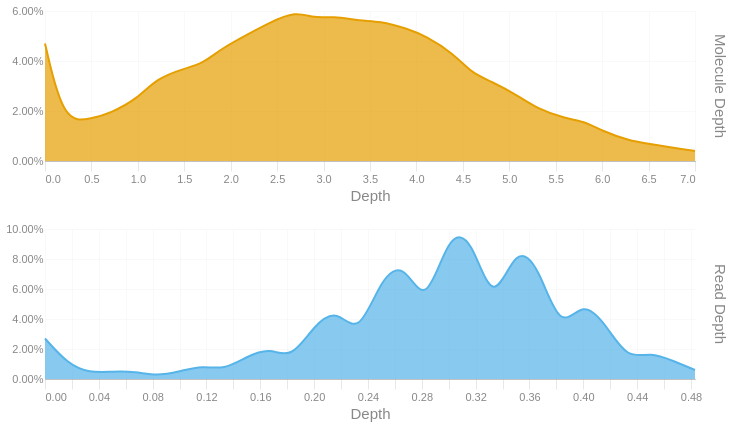

Source (notebook cell):
### Code cell
readdep = depth_hist(tb['Read Depth'], q99, 3)
readdep = readdep.with_columns(pl.lit('Read Depth').alias('Metric'))
if not SKIPLR:
    moldep = depth_hist(tb['Molecule Depth'], mol_q99, 1)
    moldep = moldep.with_columns(pl.lit('Molecule Depth').alias('Metric'))
    _hist = pl.concat([readdep, moldep])
    _hist = _hist.filter(pl.col('Proportion') != 0)
    with SafeRender(_hist):
        (
            alt.Chart(_hist)        
            .mark_area(interpolate = "basis")
            .encode(
                x=alt.X('Bin:Q').scale(domainMin=0).axis(alt.Axis(title='Depth')),
                y = alt.Y('Proportion:Q', title = None).axis(format = '.2%'),
                color = alt.Color('Metric:N').legend(None),
                row = alt.Row("Metric:N").header(title = None, labelOrient = 'right'),
                tooltip = [
                    alt.Tooltip("Metric:N", title = "Metric"),
                    alt.Tooltip('Interval:N', title = "Depth Interval"),
                    alt.Tooltip('Proportion:Q', title = "% Alignments").format('.2%')
                ]
            )
            .resolve_scale(x='independent', y='independent')
            .properties(
                height = 150, width = 650,
                usermeta={'embedOptions': {'downloadFileName': f'{samplename}.depth.hist'}}
            )
        ).display()
else:
    readdep = readdep.filter(pl.col('Proportion') != 0)
    with SafeRender(readdep):
        (
            alt.Chart(readdep)        
            .mark_area(interpolate = "basis")
            .encode(
                x=alt.X('Bin:Q').scale(domainMin=0).axis(alt.Axis(title='Depth')),
                y = alt.Y('Proportion:Q', title = None).axis(format = '.2%'),
                tooltip = [
                    alt.Tooltip('Interval:N', title = "Depth Interval"),
                    alt.Tooltip('Proportion:Q', title = "% Alignments").format('.2%')
                ]
            )
            .properties(
                usermeta={'embedOptions': {'downloadFileName': f'{samplename}.depth.hist'}}
            )
        ).display()

### Figure 1 — Vega-Lite specification as saved in the notebook (floating-point values rounded to 4 significant figures)
{"width": 650, "height": 150, "config": {"title": {"anchor": "start", "dy": -15, "fontSize": 18, "color": "#888888", "subtitleColor": "#888888", "subtitleFontSize": 14}, "arc": {"fill": "#0072B2"}, "axis": {"domainColor": "#888888", "domainWidth": 0.5, "gridWidth": 0.2, "grid": false, "titleFontWeight": 400, "titleFontSize": 15, "labelFontSize": 11, "labelColor": "#888888", "tickColor": "#888888", "tickWidth": 0.2, "titleColor": "#888888"}, "axisBand": {"grid": false}, "axisX": {"grid": true, "tickSize": 10, "domainCap": "round"}, "axisY": {"domain": false, "grid": true, "tickSize": 0, "domainCap": "round"}, "background": "transparent", "header": {"labelFontSize": 15, "labelColor": "#888888", "titleFontSize": 15, "titleFontWeight": 600, "titleColor": "#888888"}, "legend": {"labelFont": "sans-serif", "labelFontSize": 12, "labelColor": "#888888", "symbolSize": 100, "symbolType": "circle", "titleFontSize": 12, "titlePadding": 10, "titleColor": "#888888", "title": null}, "range": {"category": ["#E69F00", "#56B4E9", "#009E73", "#F0E442", "#0072B2", "#D55E00", "#CC79A7", "#000000"], "diverging": ["#cfe8f3", "#a2d4ec", "#73bfe2", "#46abdb", "#1696d2", "#12719e"]}, "area": {"fill": "#0072B2", "fillOpacity": 0.7, "line": true, "strokeOpacity": 0.7}, "line": {"color": "#0072B2", "stroke": "#0072B2", "strokeWidth": 2}, "trail": {"color": "#0072B2", "stroke": "#0072B2", "strokeWidth": 0, "size": 1}, "point": {"filled": true, "fillOpacity": 1.0, "size": 95}, "text": {"color": "#888888", "fontSize": 11, "align": "right", "fontWeight": 400, "size": 11}, "bar": {"fill": "#0072B2", "stroke": null}, "view": {"stroke": null, "continuousWidth": 660, "continuousHeight": 400}}, "data": {"name": "data-a0e1095bd4b79ccc371c2de7bf8a59c8"}, "mark": {"type": "area", "interpolate": "basis"}, "encoding": {"color": {"field": "Metric", "legend": null, "type": "nominal"}, "row": {"field": "Metric", "header": {"title": null, "labelOrient": "right"}, "type": "nominal"}, "tooltip": [{"field": "Metric", "title": "Metric", "type": "nominal"}, {"field": "Interval", "title": "Depth Interval", "type": "nominal"}, {"field": "Proportion", "format": ".2%", "title": "% Alignments", "type": "quantitative"}], "x": {"axis": {"title": "Depth"}, "field": "Bin", "scale": {"domainMin": 0}, "type": "quantitative"}, "y": {"axis": {"format": ".2%"}, "field": "Proportion", "title": null, "type": "quantitative"}}, "resolve": {"scale": {"x": "independent", "y": "independent"}}, "usermeta": {"embedOptions": {"downloadFileName": "S5_Hudson_1182.depth.hist"}}, "$schema": "https://vega.github.io/schema/vega-lite/v6.1.0.json", "datasets": {"data-a0e1095bd4b79ccc371c2de7bf8a59c8": [{"Bin": 0.0, "Interval": "0.0-0.017", "Proportion": 0.027, "Metric": "Read Depth"}, {"Bin": 0.017, "Interval": "0.017-0.033", "Proportion": 0.01, "Metric": "Read Depth"}, {"Bin": 0.033, "Interval": "0.033-0.05", "Proportion": 0.004, "Metric": "Read Depth"}, {"Bin": 0.05, "Interval": "0.05-0.067", "Proportion": 0.005, "Metric": "Read Depth"}, {"Bin": 0.067, "Interval": "0.067-0.083", "Proportion": 0.005, "Metric": "Read Depth"}, {"Bin": 0.083, "Interval": "0.083-0.1", "Proportion": 0.002, "Metric": "Read Depth"}, {"Bin": 0.1, "Interval": "0.1-0.117", "Proportion": 0.005, "Metric": "Read Depth"}, {"Bin": 0.117, "Interval": "0.117-0.133", "Proportion": 0.009, "Metric": "Read Depth"}, {"Bin": 0.133, "Interval": "0.133-0.15", "Proportion": 0.006, "Metric": "Read Depth"}, {"Bin": 0.15, "Interval": "0.15-0.167", "Proportion": 0.015, "Metric": "Read Depth"}, {"Bin": 0.167, "Interval": "0.167-0.183", "Proportion": 0.021, "Metric": "Read Depth"}, {"Bin": 0.183, "Interval": "0.183-0.2", "Proportion": 0.013, "Metric": "Read Depth"}, {"Bin": 0.2, "Interval": "0.2-0.217", "Proportion": 0.036, "Metric": "Read Depth"}, {"Bin": 0.217, "Interval": "0.217-0.233", "Proportion": 0.047, "Metric": "Read Depth"}, {"Bin": 0.233, "Interval": "0.233-0.25", "Proportion": 0.028, "Metric": "Read Depth"}, {"Bin": 0.25, "Interval": "0.25-0.267", "Proportion": 0.068, "Metric": "Read Depth"}, {"Bin": 0.267, "Interval": "0.267-0.283", "Proportion": 0.078, "Metric": "Read Depth"}, {"Bin": 0.283, "Interval": "0.283-0.3", "Proportion": 0.046, "Metric": "Read Depth"}, {"Bin": 0.3, "Interval": "0.3-0.317", "Proportion": 0.098, "Metric": "Read Depth"}, {"Bin": 0.317, "Interval": "0.317-0.333", "Proportion": 0.095, "Metric": "Read Depth"}, {"Bin": 0.333, "Interval": "0.333-0.35", "Proportion": 0.046, "Metric": "Read Depth"}, {"Bin": 0.35, "Interval": "0.35-0.367", "Proportion": 0.09, "Metric": "Read Depth"}, {"Bin": 0.367, "Interval": "0.367-0.383", "Proportion": 0.075, "Metric": "Read Depth"}, {"Bin": 0.383, "Interval": "0.383-0.4", "Proportion": 0.031, "Metric": "Read Depth"}, {"Bin": 0.4, "Interval": "0.4-0.417", "Proportion": 0.053, "Metric": "Read Depth"}, {"Bin": 0.417, "Interval": "0.417-0.433", "Proportion": 0.036, "Metric": "Read Depth"}, {"Bin": 0.433, "Interval": "0.433-0.45", "Proportion": 0.013, "Metric": "Read Depth"}, {"Bin": 0.45, "Interval": "0.45-0.467", "Proportion": 0.018, "Metric": "Read Depth"}, {"Bin": 0.467, "Interval": "0.467-0.483", "Proportion": 0.012, "Metric": "Read Depth"}, {"Bin": 0.483, "Interval": "0.483-0.5", "Proportion": 0.006, "Metric": "Read Depth"}, {"Bin": 0.0, "Interval": "0.0-0.2", "Proportion": 0.047, "Metric": "Molecule Depth"}, {"Bin": 0.2, "Interval": "0.2-0.5", "Proportion": 0.015, "Metric": "Molecule Depth"}, {"Bin": 0.5, "Interval": "0.5-0.7", "Proportion": 0.017, "Metric": "Molecule Depth"}, {"Bin": 0.7, "Interval": "0.7-1.0", "Proportion": 0.019, "Metric": "Molecule Depth"}, {"Bin": 1.0, "Interval": "1.0-1.2", "Proportion": 0.025, "Metric": "Molecule Depth"}, {"Bin": 1.2, "Interval": "1.2-1.5", "Proportion": 0.033, "Metric": "Molecule Depth"}, {"Bin": 1.5, "Interval": "1.5-1.7", "Proportion": 0.037, "Metric": "Molecule Depth"}, {"Bin": 1.7, "Interval": "1.7-1.9", "Proportion": 0.039, "Metric": "Molecule Depth"}, {"Bin": 1.9, "Interval": "1.9-2.2", "Proportion": 0.045, "Metric": "Molecule Depth"}, {"Bin": 2.2, "Interval": "2.2-2.4", "Proportion": 0.051, "Metric": "Molecule Depth"}, {"Bin": 2.4, "Interval": "2.4-2.7", "Proportion": 0.055, "Metric": "Molecule Depth"}, {"Bin": 2.7, "Interval": "2.7-2.9", "Proportion": 0.06, "Metric": "Molecule Depth"}, {"Bin": 2.9, "Interval": "2.9-3.1", "Proportion": 0.057, "Metric": "Molecule Depth"}, {"Bin": 3.1, "Interval": "3.1-3.4", "Proportion": 0.058, "Metric": "Molecule Depth"}, {"Bin": 3.4, "Interval": "3.4-3.6", "Proportion": 0.056, "Metric": "Molecule Depth"}, {"Bin": 3.6, "Interval": "3.6-3.9", "Proportion": 0.056, "Metric": "Molecule Depth"}, {"Bin": 3.9, "Interval": "3.9-4.1", "Proportion": 0.053, "Metric": "Molecule Depth"}, {"Bin": 4.1, "Interval": "4.1-4.4", "Proportion": 0.05, "Metric": "Molecule Depth"}, {"Bin": 4.4, "Interval": "4.4-4.6", "Proportion": 0.043, "Metric": "Molecule Depth"}, {"Bin": 4.6, "Interval": "4.6-4.8", "Proportion": 0.035, "Metric": "Molecule Depth"}, {"Bin": 4.8, "Interval": "4.8-5.1", "Proportion": 0.032, "Metric": "Molecule Depth"}, {"Bin": 5.1, "Interval": "5.1-5.3", "Proportion": 0.026, "Metric": "Molecule Depth"}, {"Bin": 5.3, "Interval": "5.3-5.6", "Proportion": 0.021, "Metric": "Molecule Depth"}, {"Bin": 5.6, "Interval": "5.6-5.8", "Proportion": 0.017, "Metric": "Molecule Depth"}, {"Bin": 5.8, "Interval": "5.8-6.0", "Proportion": 0.016, "Metric": "Molecule Depth"}, {"Bin": 6.0, "Interval": "6.0-6.3", "Proportion": 0.012, "Metric": "Molecule Depth"}, {"Bin": 6.3, "Interval": "6.3-6.5", "Proportion": 0.008, "Metric": "Molecule Depth"}, {"Bin": 6.5, "Interval": "6.5-6.8", "Proportion": 0.007, "Metric": "Molecule Depth"}, {"Bin": 6.8, "Interval": "6.8-7.0", "Proportion": 0.005, "Metric": "Molecule Depth"}, {"Bin": 7.0, "Interval": "7.0-7.26", "Proportion": 0.004, "Metric": "Molecule Depth"}]}}
